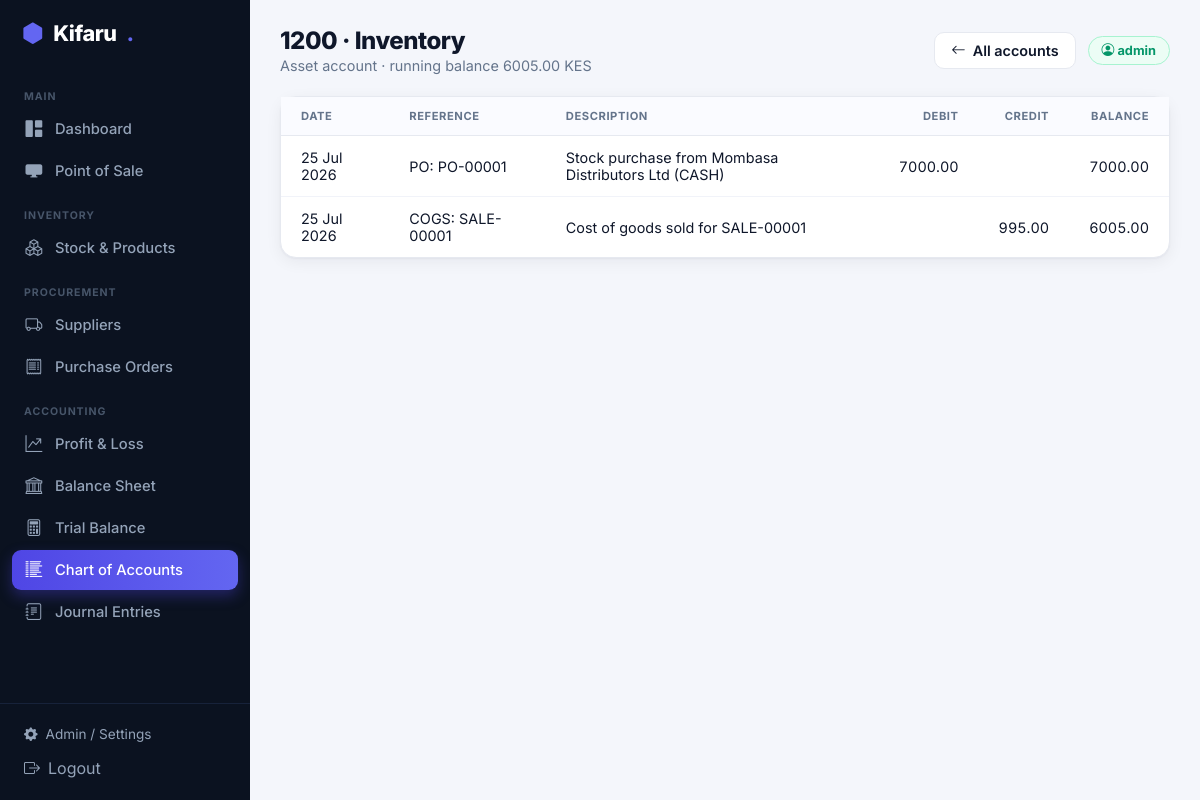
The page /accounting/accounts/4/ledger/ (signed in) on the database its author committed.
### accounting/models.py (models this page shows, shortened)
class Account(models.Model):
    ACCOUNT_TYPES = [
        ('ASSET', 'Asset'),
        ('LIABILITY', 'Liability'),
        ('EQUITY', 'Equity'),
        ('REVENUE', 'Revenue'),
        ('EXPENSE', 'Expense'),
    ]
    code = models.CharField(max_length=20, unique=True, help_text="e.g., 1000 for Cash, 4000 for Sales")
    name = models.CharField(max_length=255)
    account_type = models.CharField(max_length=15, choices=ACCOUNT_TYPES)
    is_active = models.BooleanField(default=True)

class JournalLine(models.Model):
    journal_entry = models.ForeignKey(JournalEntry, related_name='lines', on_delete=models.CASCADE)
    account = models.ForeignKey(Account, on_delete=models.PROTECT)
    debit = models.DecimalField(max_digits=14, decimal_places=2, default=Decimal('0.00'))
    credit = models.DecimalField(max_digits=14, decimal_places=2, default=Decimal('0.00'))

class JournalEntry(models.Model):
    STATUS_CHOICES = [
        ('DRAFT', 'Draft'),
        ('POSTED', 'Posted'),
        ('REVERSED', 'Reversed'),
    ]
    date = models.DateField()
    reference = models.CharField(max_length=255, help_text="e.g., Receipt No, Invoice No")
    description = models.TextField()
    status = models.CharField(max_length=10, choices=STATUS_CHOICES, default='DRAFT')
    period = models.ForeignKey(AccountingPeriod, on_delete=models.PROTECT)
    created_at = models.DateTimeField(auto_now_add=True)
    posted_at = models.DateTimeField(null=True, blank=True)
    created_by = models.ForeignKey(User, null=True, on_delete=models.PROTECT, related_name='journals_created')
    class Meta:
        verbose_name_plural = "Journal Entries"

### accounting/views.py (the view)
# urls.py: path('accounts/<int:account_id>/ledger/', views.general_ledger, name='general_ledger'),
@login_required
def general_ledger(request, account_id):
    account = get_object_or_404(Account, id=account_id)
    lines = (JournalLine.objects.filter(account=account, journal_entry__status='POSTED')
             .select_related('journal_entry').order_by('journal_entry__date', 'id'))
    running = 0
    ledger = []
    debit_nature = account.account_type in services.DEBIT_NATURE
    for l in lines:
        delta = (l.debit - l.credit) if debit_nature else (l.credit - l.debit)
        running += delta
        ledger.append({'line': l, 'balance': running})
    return render(request, 'accounting/general_ledger.html',
                  {'account': account, 'ledger': ledger,
                   'balance': services.account_balance(account), 'active': 'coa'})

### accounting/services.py (called while the page is built)
def _posted_lines():
    return JournalLine.objects.filter(journal_entry__status='POSTED')

def account_balance(account):
    agg = _posted_lines().filter(account=account).aggregate(
        d=Sum('debit'), c=Sum('credit'))
    debit = agg['d'] or ZERO
    credit = agg['c'] or ZERO
    if account.account_type in DEBIT_NATURE:
        return debit - credit
    return credit - debit

### accounting/templates/accounting/general_ledger.html (shortened to what this page needs)
{% extends 'base.html' %}
{% block heading %}{{ account.code }} · {{ account.name }}{% endblock %}
{% block subheading %}{{ account.get_account_type_display }} account · running balance {{ balance|floatformat:2 }} KES{% endblock %}
{% block topaction %}<a href="{% url 'chart_of_accounts' %}" class="k-btn k-btn-light"><i class="bi bi-arrow-left"></i> All accounts</a>{% endblock %}
{% block content %}
<div class="k-card">
    <table class="k-table">
        <thead><tr><th>Date</th><th>Reference</th><th>Description</th><th class="num">Debit</th><th class="num">Credit</th><th class="num">Balance</th></tr></thead>
        <tbody>
        {% for row in ledger %}
            <tr>
                <td>{{ row.line.journal_entry.date|date:"d M Y" }}</td>
                <td>{{ row.line.journal_entry.reference }}</td>
                <td>{{ row.line.journal_entry.description }}</td>
                <td class="num">{% if row.line.debit %}{{ row.line.debit|floatformat:2 }}{% endif %}</td>
                <td class="num">{% if row.line.credit %}{{ row.line.credit|floatformat:2 }}{% endif %}</td>
                <td class="num fw-bold">{{ row.balance|floatformat:2 }}</td>
            </tr>
        {% empty %}
            <tr><td colspan="6" class="k-empty">No postings for this account yet.</td></tr>
        {% endfor %}
        </tbody>
    </table>
</div>
{% endblock %}

### templates/base.html (shortened to what this page needs)
{% load static %}
<!DOCTYPE html>
<html lang="en">
<head>
    <link rel="stylesheet" href="https://cdn.jsdelivr.net/npm/bootstrap-icons@1.11.3/font/bootstrap-icons.css">
    <link rel="stylesheet" href="{% static 'css/kifaru.css' %}">
</head>
<body>
<div class="k-shell">
    <aside class="k-sidebar" id="kSidebar">
        <div class="k-brand"><i class="bi bi-hexagon-fill dot"></i> Kifaru<span class="dot">.</span></div>
        <nav class="k-nav">
            <div class="sec">Main</div>
            <a href="{% url 'admin_dashboard' %}" class="{% if active == 'dashboard' %}active{% endif %}"><i class="bi bi-grid-1x2-fill"></i> Dashboard</a>
            <a href="{% url 'pos_dashboard' %}" class="{% if active == 'pos' %}active{% endif %}"><i class="bi bi-display-fill"></i> Point of Sale</a>
            <div class="sec">Inventory</div>
            <a href="{% url 'inventory_dashboard' %}" class="{% if active == 'inventory' %}active{% endif %}"><i class="bi bi-boxes"></i> Stock &amp; Products</a>
            <div class="sec">Procurement</div>
            <a href="{% url 'supplier_list' %}" class="{% if active == 'suppliers' %}active{% endif %}"><i class="bi bi-truck"></i> Suppliers</a>
            <a href="{% url 'po_list' %}" class="{% if active == 'purchasing' %}active{% endif %}"><i class="bi bi-receipt"></i> Purchase Orders</a>
            <div class="sec">Accounting</div>
            <a href="{% url 'profit_loss' %}" class="{% if active == 'pnl' %}active{% endif %}"><i class="bi bi-graph-up-arrow"></i> Profit &amp; Loss</a>
            <a href="{% url 'balance_sheet' %}" class="{% if active == 'balance' %}active{% endif %}"><i class="bi bi-bank"></i> Balance Sheet</a>
            <a href="{% url 'trial_balance' %}" class="{% if active == 'trial' %}active{% endif %}"><i class="bi bi-calculator"></i> Trial Balance</a>
            <a href="{% url 'chart_of_accounts' %}" class="{% if active == 'coa' %}active{% endif %}"><i class="bi bi-list-columns-reverse"></i> Chart of Accounts</a>
            <a href="{% url 'journal_list' %}" class="{% if active == 'journals' %}active{% endif %}"><i class="bi bi-journal-text"></i> Journal Entries</a>
        </nav>
        <div class="k-side-foot">
            <a href="/admin/"><i class="bi bi-gear-fill"></i> Admin / Settings</a>
            <form method="post" action="/admin/logout/" style="margin:0">{% csrf_token %}
                <button type="submit" style="background:none;border:none;color:inherit;font:inherit;cursor:pointer;display:flex;align-items:center;gap:8px;padding:8px 10px;width:100%;border-radius:8px" onmouseover="this.style.background='#111a2e';this.style.color='#fff'" onmouseout="this.style.background='none';this.style.color=''"><i class="bi bi-box-arrow-right"></i> Logout</button>
            </form>
        </div>
    </aside>
    <main class="k-main">
        <div class="k-top">
            <div style="display:flex;align-items:center;gap:12px">
                <div>
                    <h1>{% block heading %}Dashboard{% endblock %}</h1>
                    <p>{% block subheading %}{% endblock %}</p>
                </div>
            </div>
            <div style="display:flex;align-items:center;gap:12px">
                {% block topaction %}{% endblock %}
                <span class="k-chip"><i class="bi bi-person-circle"></i> {{ request.user.username }}</span>
            </div>
        </div>
        {% block content %}{% endblock %}
    </main>
</div>
</body>
</html>

### static/css/kifaru.css (style rules this page uses)
:root { --k-bg:#f4f6fb; --k-surface:#ffffff; --k-ink:#0f172a; --k-muted:#64748b; --k-border:#e6e9f0; --k-brand:#4f46e5; --k-brand-2:#6366f1; --k-green:#10b981; --k-amber:#f59e0b; --k-red:#ef4444; --k-cyan:#06b6d4; --k-purple:#8b5cf6; --k-sidebar:#0b1220; --k-sidebar-ink:#94a3b8; --k-shadow:0 1px 2px rgba(16,24,40,.04),0 4px 16px rgba(16,24,40,.06); }
* { box-sizing:border-box }
body { font-family:'Inter',system-ui,-apple-system,Segoe UI,Roboto,sans-serif;background:var(--k-bg);color:var(--k-ink);margin:0 }
.k-shell { display:flex;min-height:100vh }
.k-sidebar { width:250px;background:var(--k-sidebar);color:var(--k-sidebar-ink);position:fixed;top:0;bottom:0;left:0;display:flex;flex-direction:column;z-index:50 }
.k-main { margin-left:250px;flex:1;padding:26px 30px;width:calc(100% - 250px) }
.k-brand { padding:20px 22px;font-weight:800;font-size:1.35rem;color:#fff;letter-spacing:-.02em;display:flex;align-items:center;gap:10px }
.k-brand .dot { color:var(--k-brand-2) }
.k-nav { padding:8px 12px;overflow-y:auto;flex:1 }
.k-nav .sec { font-size:.66rem;text-transform:uppercase;letter-spacing:.09em;color:#475569;font-weight:700;padding:16px 12px 6px }
.k-nav a { display:flex;align-items:center;gap:11px;color:var(--k-sidebar-ink);text-decoration:none;padding:10px 12px;border-radius:9px;font-weight:500;font-size:.92rem;margin-bottom:2px;transition:.15s }
.k-nav a.active { background:linear-gradient(90deg,var(--k-brand),var(--k-brand-2));color:#fff;box-shadow:0 6px 14px rgba(79,70,229,.35) }
.k-nav a i { width:20px;text-align:center;font-size:1.05rem }
.k-side-foot { padding:14px;border-top:1px solid #17223a }
.k-side-foot a { color:var(--k-sidebar-ink);text-decoration:none;font-size:.85rem;display:flex;align-items:center;gap:8px;padding:8px 10px;border-radius:8px }
.k-top { display:flex;justify-content:space-between;align-items:center;margin-bottom:22px;gap:12px;flex-wrap:wrap }
.k-top h1 { font-size:1.5rem;font-weight:800;margin:0;letter-spacing:-.02em }
.k-top p { margin:2px 0 0;color:var(--k-muted);font-size:.9rem }
.k-chip { background:#ecfdf5;color:#059669;border:1px solid #a7f3d0;padding:6px 13px;border-radius:999px;font-weight:700;font-size:.8rem }
.k-card { background:var(--k-surface);border:1px solid var(--k-border);border-radius:16px;box-shadow:var(--k-shadow) }
.k-table { width:100%;border-collapse:collapse }
.k-table th { text-align:left;font-size:.7rem;text-transform:uppercase;letter-spacing:.05em;color:var(--k-muted);font-weight:700;padding:12px 20px;border-bottom:1px solid var(--k-border);background:#fafbff }
.k-table td { padding:13px 20px;border-bottom:1px solid #f1f3f9;font-size:.9rem }
.k-table tr:last-child td { border-bottom:none }
.k-table .num { text-align:right;font-variant-numeric:tabular-nums }
.k-btn { display:inline-flex;align-items:center;gap:7px;border:none;border-radius:10px;padding:9px 16px;font-weight:600;font-size:.9rem;cursor:pointer;text-decoration:none;transition:.15s }
.k-btn-light { background:#fff;color:var(--k-ink);border:1px solid var(--k-border) }

### rows shown on the page
Account: code "1200", name "Inventory", account_type "Asset"
JournalLine: line.journal_entry "25 Jul 2026", line.journal_entry.reference "PO: PO-00001", line.journal_entry.description "Stock purchase from Mombasa Distributors Ltd (CASH)", line.debit "7000.00", balance "7000.00"
JournalLine: line.journal_entry "25 Jul 2026", line.journal_entry.reference "COGS: SALE-00001", line.journal_entry.description "Cost of goods sold for SALE-00001", line.credit "995.00", balance "6005.00"

### other values the page prints
{{ balance|floatformat:2 }} "6005.00"
{{ request.user.username }} "admin"
